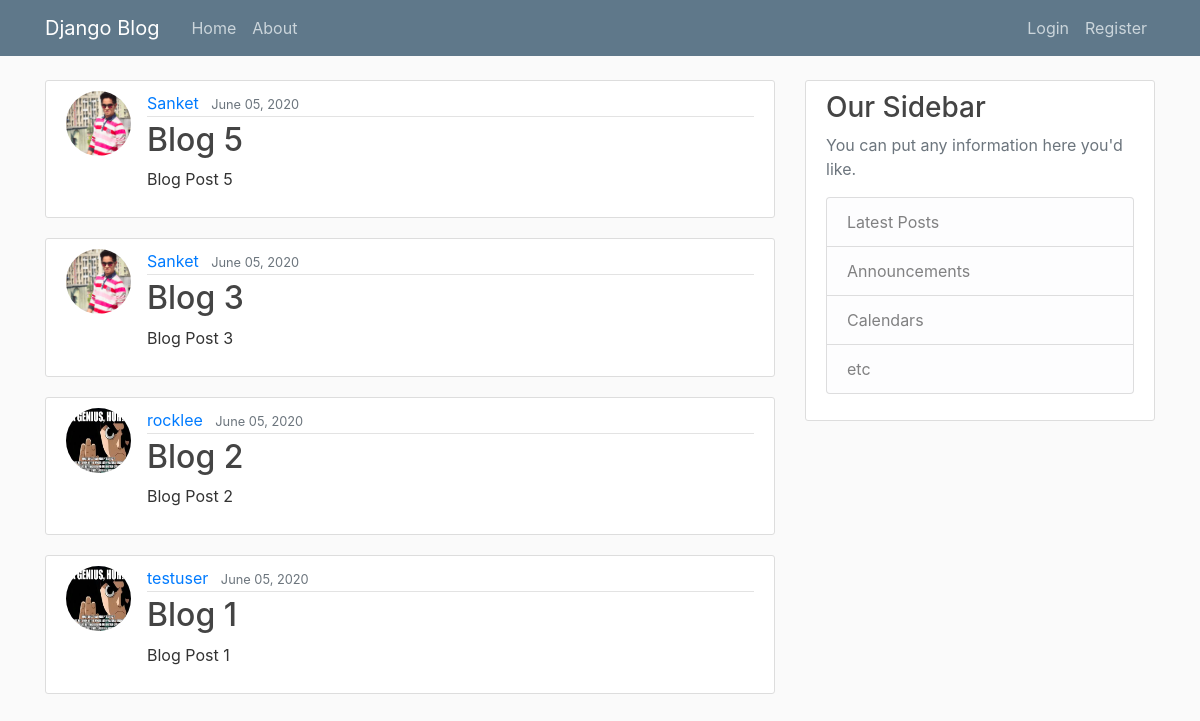
/blog/home/, run on an earlier commit of the app's database.
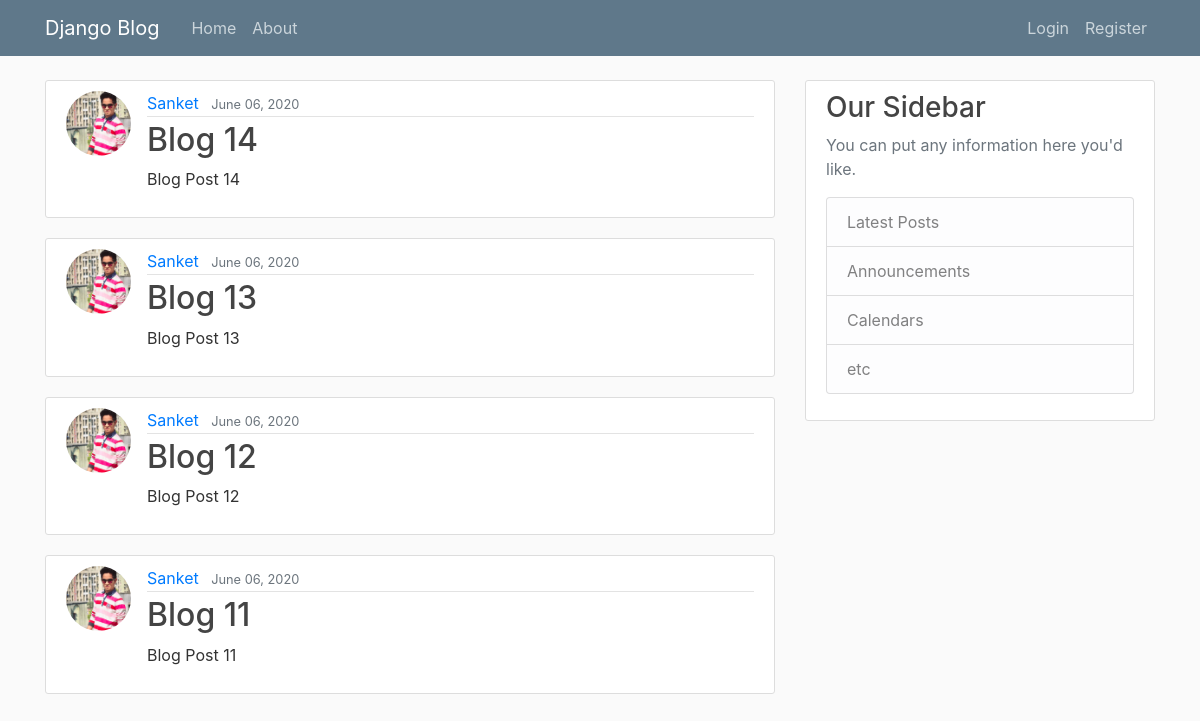
And on a later commit of the database.
### blog/models.py (models this page shows, shortened)
class Post(models.Model):
	title = models.CharField(max_length=100)
	content = models.TextField()
	date_posted = models.DateTimeField(default=timezone.now)
	author = models.ForeignKey(User, on_delete=models.CASCADE)

### users/models.py (models this page shows, shortened)
class Profile(models.Model):
	user = models.OneToOneField(User, on_delete = models.CASCADE) # If user deleted, delete profile
	image = models.ImageField(default='default.jpg', upload_to='profile_pics')

### blog/views.py (the view)
# urls.py: path('home/', PostListView.as_view(), name='blog-home'), # .as_view() will pass it as a view here
class PostListView(ListView):
	model = Post
	"""By default django will look for <app>/<model>_<viewtype>.html so we need to provide
	existing template name"""
	template_name = 'blog/home.html'
	context_object_name = 'posts'
	ordering = ['-date_posted']
	paginate_by = 4

### blog/templates/blog/home.html
{% extends "blog/base.html" %}
{% block content %}
{% for post in posts %}
	<article class="media content-section">
		<img class="rounded-circle article-img" src="{{ post.author.profile.image.url }}">
	  	<div class="media-body">
	    	<div class="article-metadata">
	      		<a class="mr-2" href="#">{{ post.author }}</a>
	      		<small class="text-muted">{{ post.date_posted|date:"F d, Y" }}</small>
	    	</div>
	    		<h2><a class="article-title" href="{% url 'post-detail' post.id %}">{{ post.title }}</a></h2>
	    		<p class="article-content">{{ post.content }}</p>
	  	</div>
	</article>
{% endfor %}
{% endblock content %}

What changed in the data, as far as the page shows it:
no longer on this page (row edited): Post: author.profile.image (picture), author "Sanket", date_posted "June 05, 2020", title "Blog 5", content "Blog Post 5"
no longer on this page (row edited): Post: author.profile.image (picture), author "Sanket", date_posted "June 05, 2020", title "Blog 3", content "Blog Post 3"
no longer on this page (row edited): Post: author.profile.image (placeholder picture), author "rocklee", date_posted "June 05, 2020", title "Blog 2", content "Blog Post 2"
removed Post: author.profile.image (placeholder picture), author "testuser", date_posted "June 05, 2020", title "Blog 1", content "Blog Post 1"
added Post: author.profile.image (picture), author "Sanket", date_posted "June 06, 2020", title "Blog 14", content "Blog Post 14"
added Post: author.profile.image (picture), author "Sanket", date_posted "June 06, 2020", title "Blog 13", content "Blog Post 13"
added Post: author.profile.image (picture), author "Sanket", date_posted "June 06, 2020", title "Blog 12", content "Blog Post 12"
added Post: author.profile.image (picture), author "Sanket", date_posted "June 06, 2020", title "Blog 11", content "Blog Post 11"
